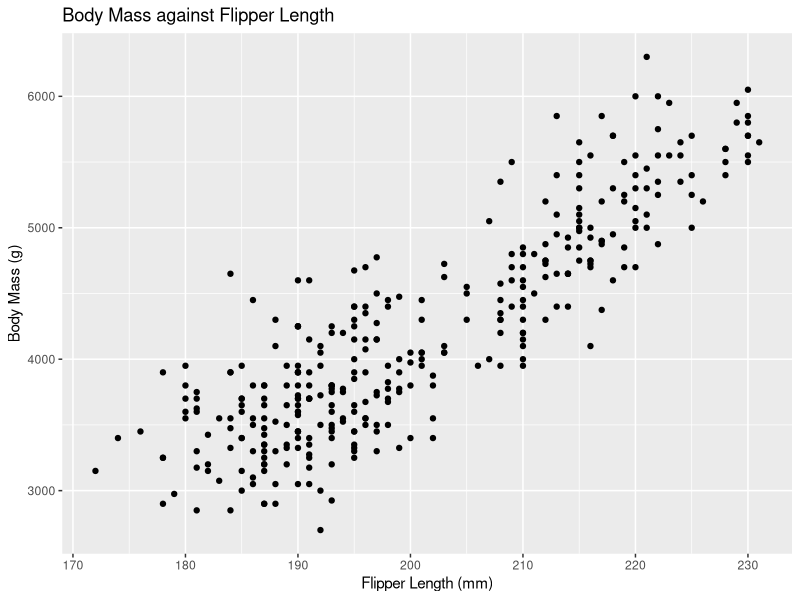
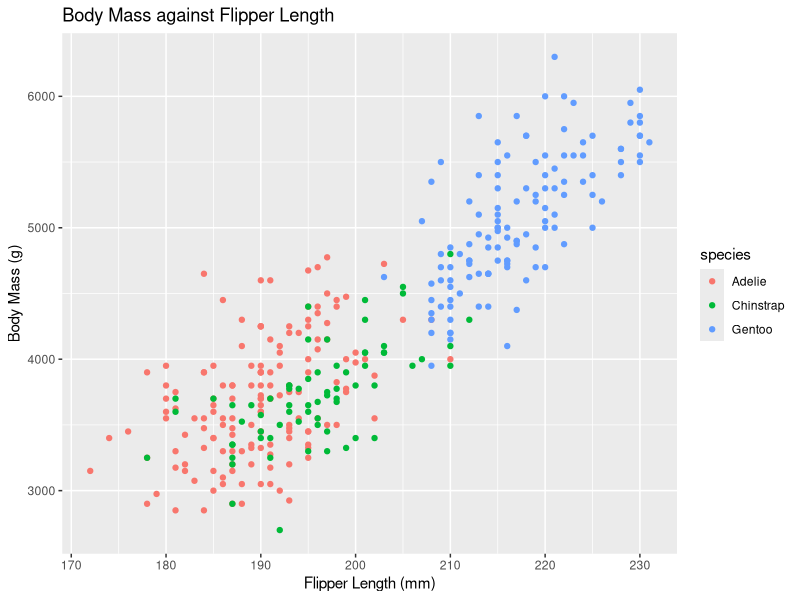
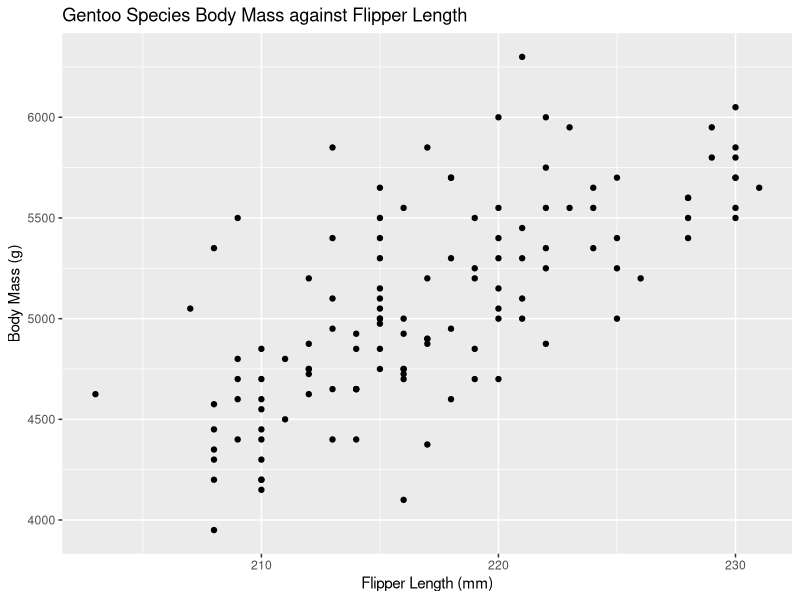

R code for these plots, in order:
## ---- chunk 1
library(tidyverse)
library(palmerpenguins)
Data<-penguins
ggplot2::ggplot(Data,aes(x=flipper_length_mm,y=body_mass_g))+
  geom_point()+
  #geom_smooth(method="lm",se=FALSE)+
  labs(x="Flipper Length (mm)",y="Body Mass (g)",title="Body Mass against Flipper Length")
## ---- chunk 2
ggplot2::ggplot(Data,aes(x=flipper_length_mm,y=body_mass_g,color=species))+
  geom_point()+
  #geom_smooth(method="lm",se=FALSE)+
  labs(x="Flipper Length (mm)",y="Body Mass (g)",title="Body Mass against Flipper Length")
## ---- chunk 3
Gentoo<-Data %>% 
  filter(species=="Gentoo") %>% 
  filter(!is.na(flipper_length_mm)) %>% 
  filter(!is.na(body_mass_g))
ggplot2::ggplot(Gentoo,aes(x=flipper_length_mm,y=body_mass_g))+
  geom_point()+
  #geom_smooth(method="lm",se=FALSE)+
  labs(x="Flipper Length (mm)",y="Body Mass (g)",title="Gentoo Species Body Mass against Flipper Length")
## ---- chunk 4
cor(Gentoo$flipper_length_mm,Gentoo$body_mass_g, use = "complete.obs")
## ---- chunk 5
result<-lm(body_mass_g~flipper_length_mm,data=Gentoo)
summary(result)
## ---- chunk 6
yhat<-result$coefficients[1] + result$coefficients[2]*220
yhat
## ---- chunk 7
anova.tab<-anova(result)
anova.tab
SST<-sum(anova.tab$"Sum Sq")
SST
anova.tab$"Sum Sq"[1]/SST
## ---- chunk 8
qf(1-0.05, 1, 123-2)
